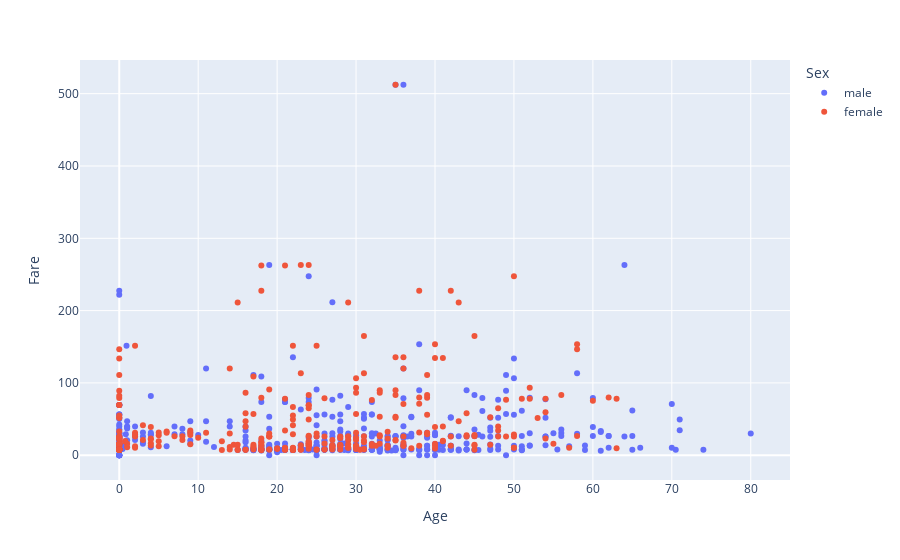

This figure's notebook cell:
### Code cell
fig = px.scatter(data, x="Age", y="Fare", color='Sex',size_max=5)
fig.show()

### Figure 1 — Plotly figure (JSON) as saved in the notebook; plotly's stock layout.template omitted (floating-point values rounded to 4 significant figures; data arrays with more than 128 entries replaced by an {"elided": "..."} marker saying what was removed)
{"data": [{"hovertemplate": "Sex=male<br>Age=%{x}<br>Fare=%{y}<extra></extra>", "legendgroup": "male", "marker": {"color": "#636efa", "symbol": "circle"}, "mode": "markers", "name": "male", "orientation": "v", "showlegend": true, "type": "scatter", "x": {"elided": "577 float values"}, "xaxis": "x", "y": {"elided": "577 float values"}, "yaxis": "y"}, {"hovertemplate": "Sex=female<br>Age=%{x}<br>Fare=%{y}<extra></extra>", "legendgroup": "female", "marker": {"color": "#EF553B", "symbol": "circle"}, "mode": "markers", "name": "female", "orientation": "v", "showlegend": true, "type": "scatter", "x": {"elided": "314 float values"}, "xaxis": "x", "y": {"elided": "314 float values"}, "yaxis": "y"}], "layout": {"legend": {"title": {"text": "Sex"}, "tracegroupgap": 0}, "margin": {"t": 60}, "xaxis": {"anchor": "y", "domain": [0, 1], "title": {"text": "Age"}}, "yaxis": {"anchor": "x", "domain": [0, 1], "title": {"text": "Fare"}}}}
